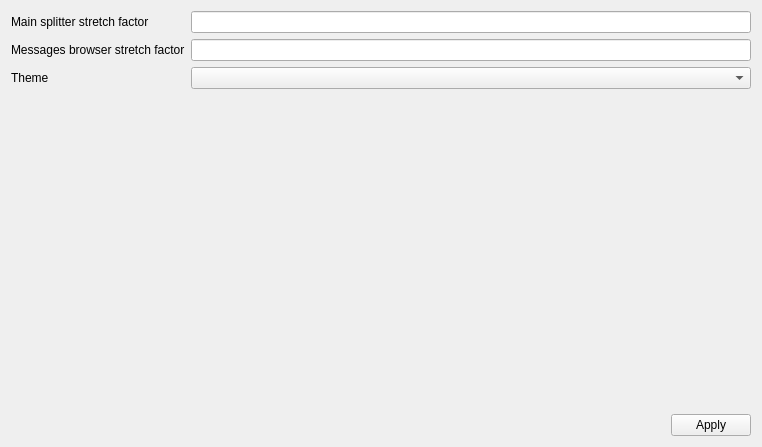
<?xml version="1.0" encoding="UTF-8"?>
<ui version="4.0">
 <class>AppearanceSettingsWidget</class>
 <widget class="QWidget" name="AppearanceSettingsWidget">
  <property name="geometry">
   <rect>
    <x>0</x>
    <y>0</y>
    <width>762</width>
    <height>447</height>
   </rect>
  </property>
  <property name="windowTitle">
   <string>Form</string>
  </property>
  <layout class="QVBoxLayout" name="verticalLayout">
   <item>
    <layout class="QFormLayout" name="formLayout">
     <item row="0" column="0">
      <widget class="QLabel" name="label">
       <property name="text">
        <string>Main splitter stretch factor</string>
       </property>
      </widget>
     </item>
     <item row="1" column="0">
      <widget class="QLabel" name="label_2">
       <property name="text">
        <string>Messages browser stretch factor</string>
       </property>
      </widget>
     </item>
     <item row="0" column="1">
      <widget class="QLineEdit" name="mainSF">
       <property name="inputMask">
        <string>9</string>
       </property>
      </widget>
     </item>
     <item row="1" column="1">
      <widget class="QLineEdit" name="browserSF">
       <property name="inputMask">
        <string>9</string>
       </property>
      </widget>
     </item>
     <item row="2" column="0">
      <widget class="QLabel" name="label_3">
       <property name="text">
        <string>Theme</string>
       </property>
      </widget>
     </item>
     <item row="2" column="1">
      <widget class="QComboBox" name="themeComboBox"/>
     </item>
    </layout>
   </item>
   <item>
    <layout class="QHBoxLayout" name="horizontalLayout">
     <item>
      <spacer name="horizontalSpacer">
       <property name="orientation">
        <enum>Qt::Horizontal</enum>
       </property>
       <property name="sizeHint" stdset="0">
        <size>
         <width>40</width>
         <height>20</height>
        </size>
       </property>
      </spacer>
     </item>
     <item>
      <widget class="QPushButton" name="applyButton">
       <property name="text">
        <string>Apply</string>
       </property>
      </widget>
     </item>
    </layout>
   </item>
  </layout>
 </widget>
 <resources/>
 <connections/>
</ui>
